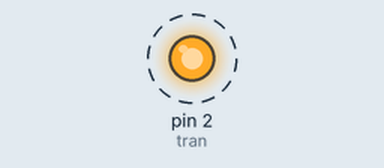
Simulated run of this sketch. Board: Arduino Uno, built with avr-gcc and run on an emulated ATmega328P. Shown: output pins drawn as LEDs (lit = HIGH). Dashed ring = blinking.

Above: at 0.5 s.
Timing chart, 0 to 5.2 s (numbered marks = the images above):
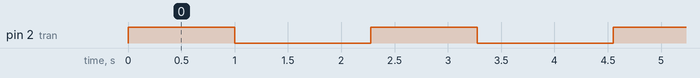

The sketch:

ex-12.ino
```cpp
const int tran = 2;

void setup() {
  pinMode(tran, OUTPUT);
}

void loop() {
  digitalWrite(tran, HIGH);
  delay(1000);
  digitalWrite(tran, LOW);
  delay(1000);
  for (int i = 0; i < 55; i++) {
    digitalWrite(tran, LOW);
    delay(5);
  }
  for (int i = 55; i< 0; i--) {
    digitalWrite(tran, LOW);
    delay(5);
  }
}
```

Measured:
- by itself, pin 2 (tran): alternates HIGH for 1.0 s and LOW for 1.3 s
